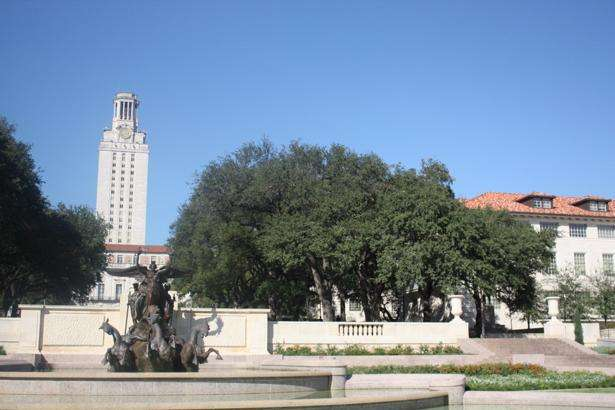
#> input picture 2/homework/uttower1.jpg, 615 x 410 px
$ python panorama.py   (older library calls are emulated)
#> lines starting #> are read from the running program, lines starting #| are printed output that depends on the picture
# from __future__ import print_function, division

import numpy as np
import math
import random
from skimage import filters
from skimage.util.shape import view_as_blocks
from scipy.spatial.distance import cdist
from scipy.ndimage.filters import convolve

from utils import pad, unpad

from skimage.feature import corner_peaks
from skimage.io import imread
import matplotlib.pyplot as plt
from time import time

def gaussian_kernel(size, sigma):
    """ Implementation of Gaussian Kernel.

    This function follows the gaussian kernel formula,
    and creates a kernel matrix.

    Hints:
    - Use np.pi and np.exp to compute pi and exp

    Args:
        size: int of the size of output matrix
        sigma: float of sigma to calculate kernel

    Returns:
        kernel: numpy array of shape (size, size)
    """

    kernel = np.zeros((size, size))
    k = (size - 1) / 2
    m = 1 / (2 * np.pi * pow(sigma, 2))
    for i in range(0, size):
        for j in range(0, size):
            kernel[i][j] = m * np.exp(-(pow((i - k), 2) +
                                        pow((j - k), 2)) / (2 * pow(sigma, 2)))

    return kernel


def harris_corners(img, window_size=3, k=0.04):
    """
    Compute Harris corner response map. Follow the math equation
    R=Det(M)-k(Trace(M)^2).

    Hint:
        You may use the function scipy.ndimage.filters.convolve,
        which is already imported above

    Args:
        img: Grayscale image of shape (H, W)
        window_size: size of the window function
        k: sensitivity parameter

    Returns:
        response: Harris response image of shape (H, W)
    """

    H, W = img.shape
    window = np.ones((window_size, window_size))
    response = np.zeros((H, W))
    max = 0
    for i in range(0, H):
        for j in range(0, W):
            if (img[i][j] > max):
                max = img[i][j]

    for i in range(0, H):
        for j in range(0, W):
            img[i][j] = img[i][j] / max * 255

    dx = filters.sobel_v(img)
    dy = filters.sobel_h(img)
    # YOUR CODE HERE
    window = gaussian_kernel(window_size, 0.21)
    # window = ([[4, 12, 4], [12, 36, 12], [4, 12, 4]])
    c = convolve(dx * dy, window)
    a = convolve(pow(dx, 2), window)
    b = convolve(pow(dy, 2), window)

    for i in range(0, H):
        for j in range(0, W):
            response[i][j] = pow((a[i][j] * b[i][j]) - (c[i][j]
                                                        * c[i][j]), 2) - k * pow(a[i][j] + b[i][j], 2)

    return response


# [37 lines left out: function simple_descriptor, not called in this run]


def describe_keypoints(image, keypoints, desc_func, patch_size=16):
    """
    Args:
        image: grayscale image of shape (H, W)
        keypoints: 2D array containing a keypoint (y, x) in each row
        desc_func: function that takes in an image patch and outputs
            a 1D feature vector describing the patch
        patch_size: size of a square patch at each keypoint

    Returns:
        desc: array of features describing the keypoints
    """

    image.astype(np.float32)
    desc = []

    for i, kp in enumerate(keypoints):
        y, x = kp
        patch = image[y - (patch_size // 2):y + ((patch_size + 1) // 2),
                      x - (patch_size // 2):x + ((patch_size + 1) // 2)]
        desc.append(desc_func(patch))
    return np.array(desc)


# [132 lines left out: functions match_descriptors, ransac, flat, not called in this run]


def hog_descriptor(patch, pixels_per_cell=(8, 8)):
    """
    Generating hog descriptor by the following steps:

    1. compute the gradient image in x and y (already done for you)
    2. compute gradient histograms
    3. normalize across block
    4. flattening block into a feature vector

    Args:
        patch: grayscale image patch of shape (h, w)
        pixels_per_cell: size of a cell with shape (m, n)

    Returns:
        block: 1D array of shape ((h*w*n_bins)/(m*n))
    """
    assert (patch.shape[0] % pixels_per_cell[0] == 0),\
        'Heights of patch and cell do not match'
    assert (patch.shape[1] % pixels_per_cell[1] == 0),\
        'Widths of patch and cell do not match'

    n_bins = 9
    degrees_per_bin = 180 // n_bins

    Gx = filters.sobel_v(patch)
    Gy = filters.sobel_h(patch)

    # Unsigned gradients
    G = np.sqrt(Gx**2 + Gy**2)
    theta = (np.arctan2(Gy, Gx) * 180 / np.pi) % 180

    G_cells = view_as_blocks(G, block_shape=pixels_per_cell)
    theta_cells = view_as_blocks(theta, block_shape=pixels_per_cell)
    rows = G_cells.shape[0]
    cols = G_cells.shape[1]
    cells = np.zeros((rows, cols, n_bins))
    o = pixels_per_cell[0]
    p = pixels_per_cell[1]
    b = np.zeros((n_bins))
    x_theta = np.zeros((o, p))
    y_G = np.zeros((o, p))
    block = np.zeros((patch.shape[0] * patch.shape[1] * n_bins / o / p))
    block = []
    for i in range(0, rows):
        for j in range(0, cols):
            x_theta = flat(theta_cells[i][j])
            y_G = flat(G_cells[i][j])
            x_theta = (x_theta / 20).astype(int)
            for m in range(0, o * p):
                b[x_theta[m]] += 1 * y_G[m]
                pass
            block.append(b)

    block = np.array(block)
    block = simple_descriptor(block)
    # YOUR CODE HERE

    return block


img1 = imread('uttower1.jpg', as_grey=True)
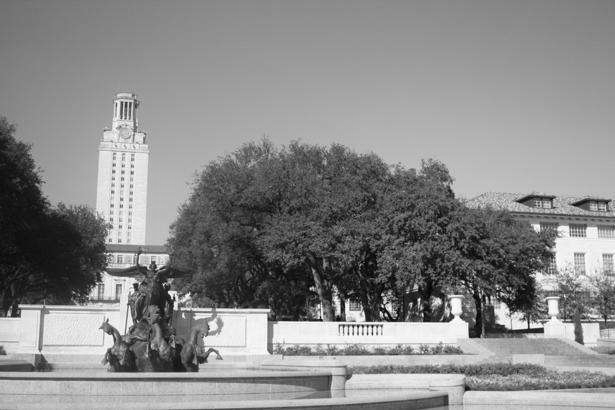
#> img1: shape (410, 615) float64; min 0, max 0.999, mean 0.539
img2 = imread('uttower2.jpg', as_grey=True)
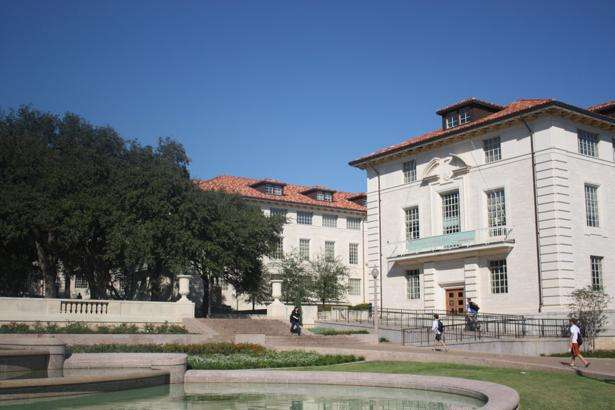
#> input picture 2/homework/uttower2.jpg, 615 x 410 px
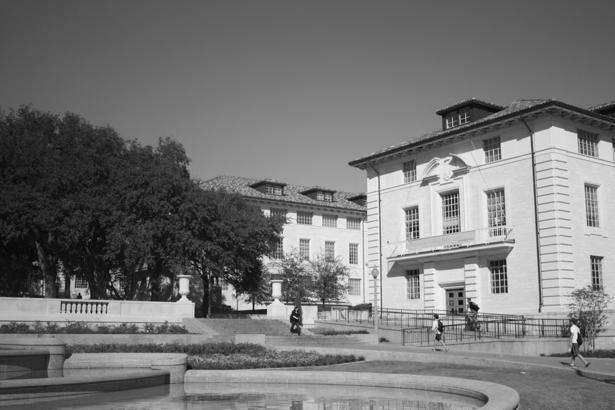
#> img2: shape (410, 615) float64; min 0, max 0.999, mean 0.46
keypoints1 = corner_peaks(harris_corners(img1, window_size=3),
                          threshold_rel=0.05,
                          exclude_border=8)
#> after the loop in harris_corners, `for i in range(0, H):`: max = 0.999
#> in harris_corners, `b = convolve(pow(dy, 2), window)`:
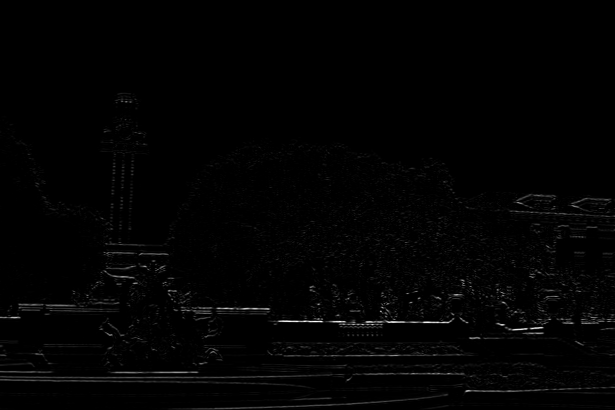
#> b: shape (410, 615) float64; min 0, max 173132.1, mean 2017.4; drawn with min black and max white
#> keypoints1 = 103 pairs, first value 102 to 347, second value 10 to 606
keypoints2 = corner_peaks(harris_corners(img2, window_size=3),
                          threshold_rel=0.05,
                          exclude_border=8)
#> call 2 of harris_corners, with window_size = 3, k = 0.04
#> after the loop in harris_corners (call 2), `for i in range(0, H):`: max = 0.999
#> in harris_corners (call 2), `dy = filters.sobel_h(img)`:
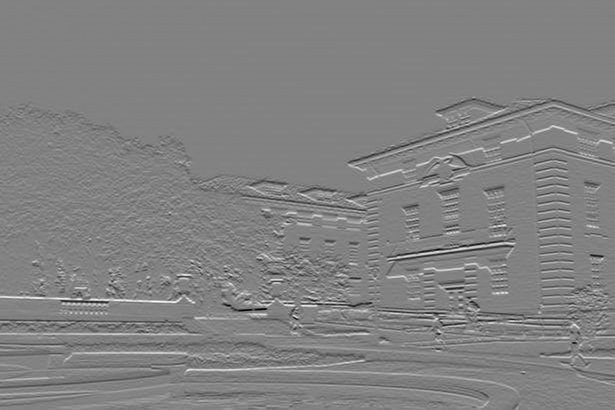
#> dy: shape (410, 615) float64; min -193.4, max 186.1, mean 0.2; drawn with min black and max white
#> in harris_corners (call 2), `c = convolve(dx * dy, window)`:
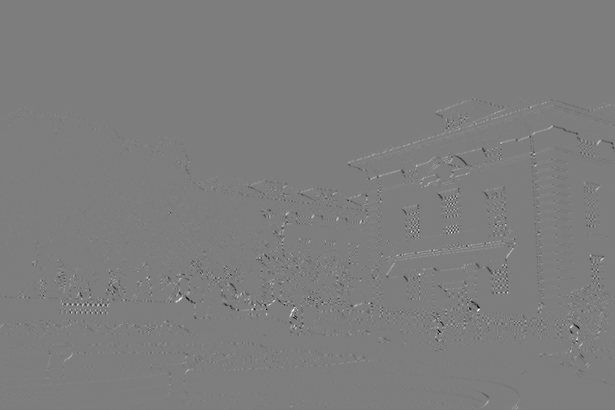
#> c: shape (410, 615) float64; min -64712.6, max 66309.5, mean -3.7; drawn with min black and max white
#> in harris_corners (call 2), `b = convolve(pow(dy, 2), window)`:
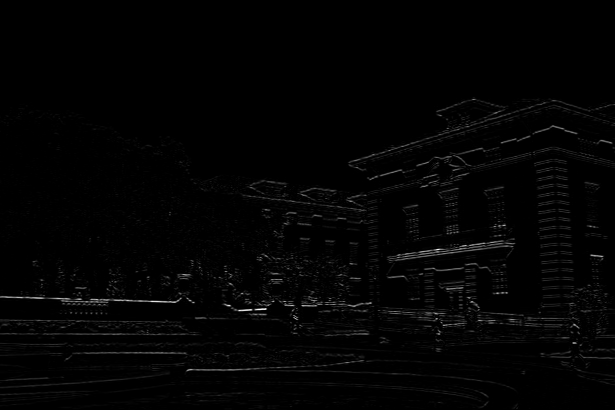
#> b: shape (410, 615) float64; min 0, max 134975.1, mean 1860.2; drawn with min black and max white
#> keypoints2 = 41 pairs, first value 196 to 342, second value 70 to 577
# Extract features from the corners
desc1 = describe_keypoints(img1, keypoints1,
                           desc_func=hog_descriptor,
                           patch_size=16)
#> the loop in describe_keypoints, `for i, kp in enumerate(keypoints):` made 1 pass
#> (y, x) on pass 1: (318, 319)
#> after the loop in describe_keypoints, `for i, kp in enumerate(keypoints):`: desc = []
#> (the run stopped early here; a loop or call above may not have finished)
